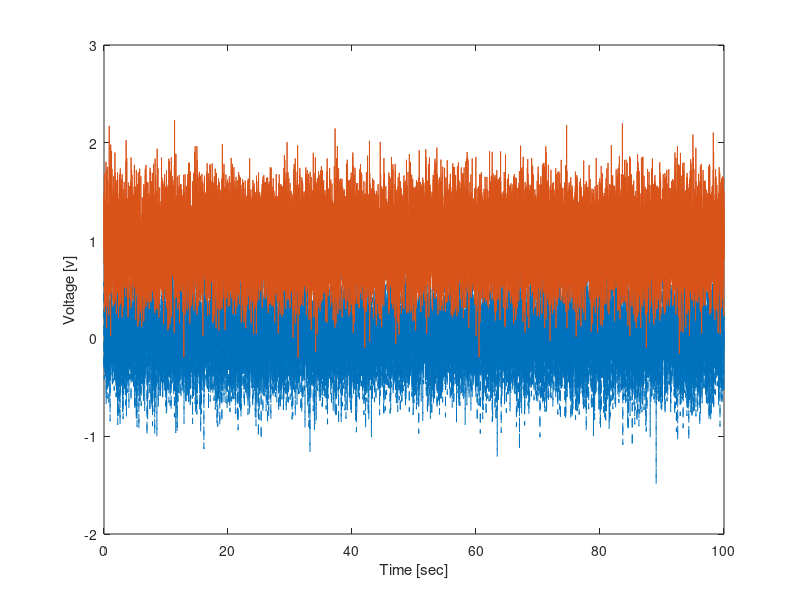
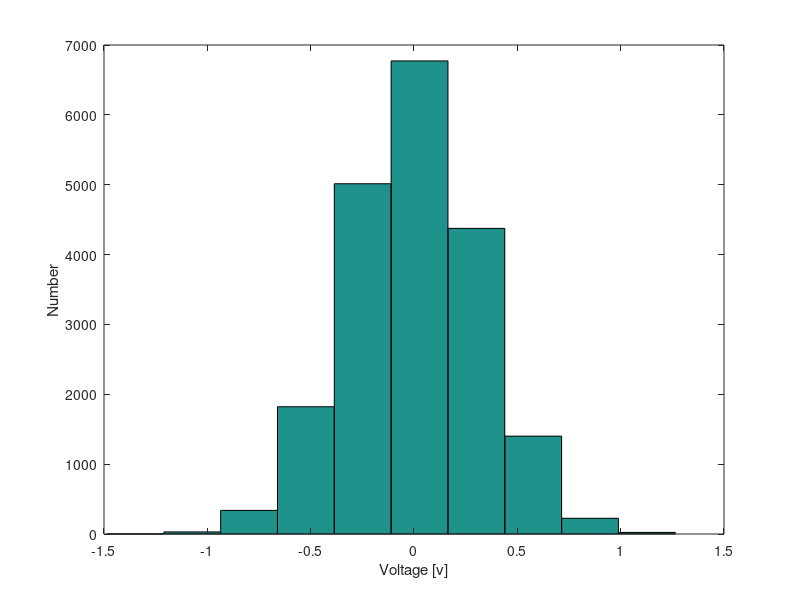
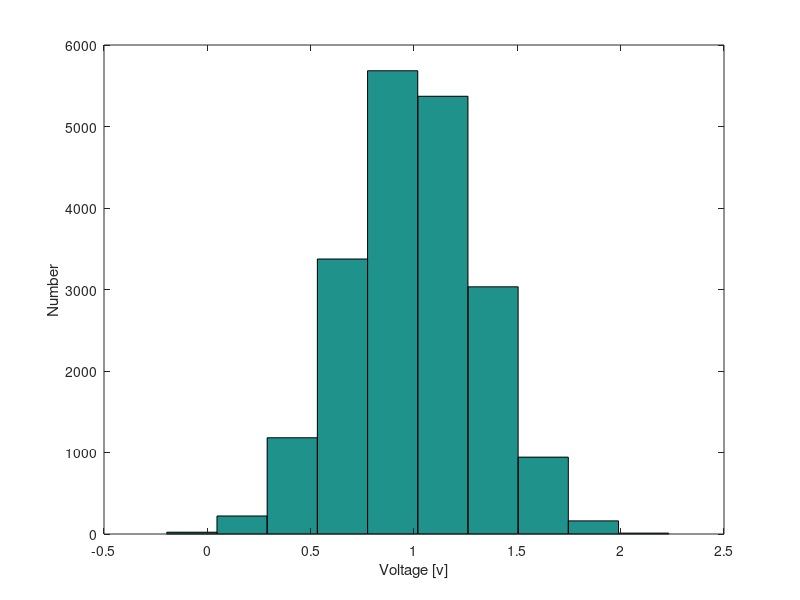
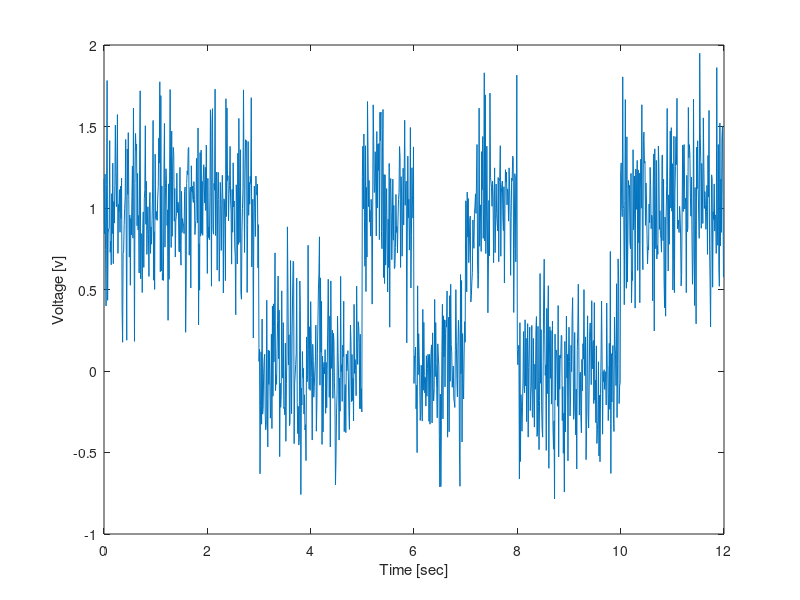

Here is the MATLAB script that generated these plots, in order:
% To get the data of the messages.mat
%---> Find the pdf from the message.
%---> Find the likelihood ratio & MLD rule.
%---> Find the error probability.
clear
load messages.mat; 

figure(1)
plot(t_m, m0, '--', t_m, m1, '-')
xlabel('Time [sec]')
ylabel('Voltage [v]')

figure(2) 
hist(m0);
xlabel('Voltage [v]')
ylabel('Number')

figure(3) 
hist(m1);
xlabel('Voltage [v]')
ylabel('Number')

% To get the data of the signal.mat
%---> Decide the signal from the signal+noise data.
%---> How many errors will be the result?
load signal.mat;

figure(4)
plot(t_s, s_n, '-')
xlabel('Time [sec]')
ylabel('Voltage [v]')